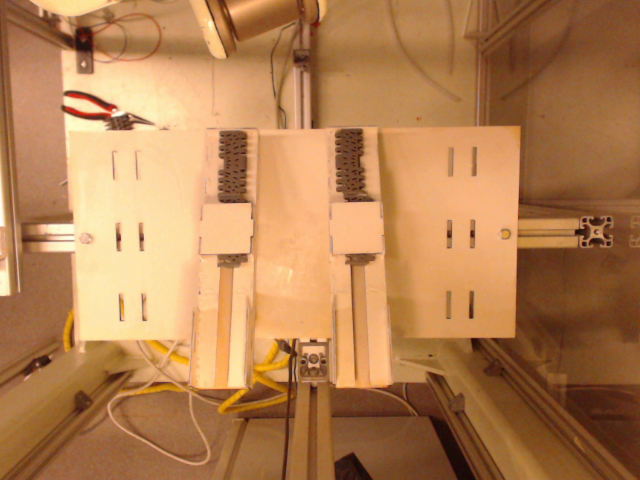
#> input picture code samples/moduleCamera/loadingDock.png, 640 x 480 px
$ python showSide.py   (older library calls are emulated)
#> lines starting #> are read from the running program, lines starting #| are printed output that depends on the picture; after the words box and inside, x2 and y2 are one past the last pixel; in counts of white or black regions, pixels touching at a corner belong together
import cv2
import numpy as np


dock = [[281, 357,
         214, 279],
        [271, 360,
        331, 400]]

thresh = 10

image = cv2.imread('loadingDock.png')
#> image is the input picture: shape (480, 640, 3); mean B, G, R 81.4, 127.7, 179.4
startPosition = cv2.imread('initial.png')
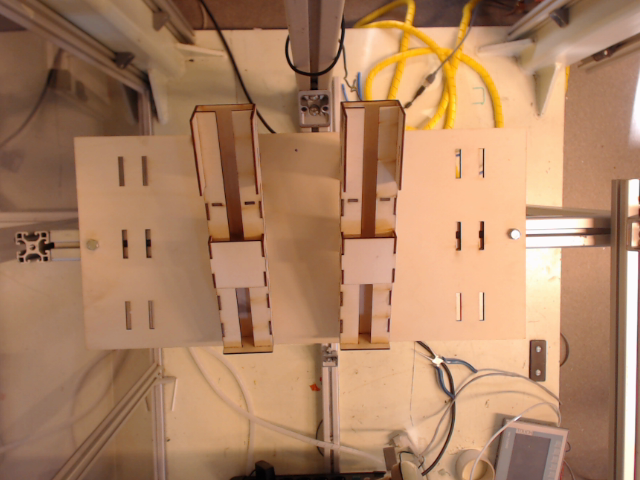
#> input picture code samples/moduleCamera/initial.png, 640 x 480 px
#> startPosition is the input picture: shape (480, 640, 3); mean B, G, R 99.6, 131.1, 173
cv2.imshow('sffr', image)

# End of Code

def toGreyscale(image):
    gray_image = cv2.cvtColor(image, cv2.COLOR_BGR2GRAY)
    return gray_image


crop_img = image[dock[1][0]:dock[1][1], dock[1][2]:dock[1][3]]
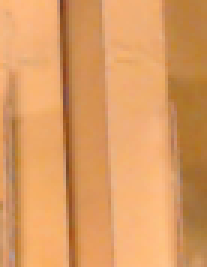
#> crop_img: shape (89, 69, 3) (shown 3 times larger); mean B, G, R 97.9, 155.9, 219.5
cv2.imshow('gray_image', crop_img)

grey_image=toGreyscale(crop_img)
#> in toGreyscale, `gray_image = cv2.cvtColor(image, cv2.COLOR_BGR2GRAY)`:
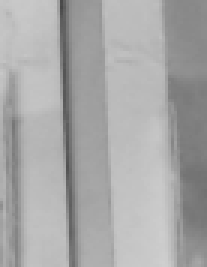
#> gray_image: shape (89, 69) (shown 3 times larger); min 72, max 207, mean 168.3

thresh = 120
black_image = cv2.threshold(grey_image, thresh, 255, cv2.THRESH_BINARY)[1]
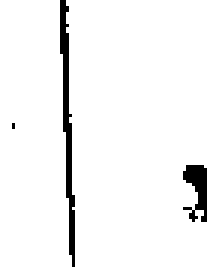
#> black_image: shape (89, 69) (shown 3 times larger); 95.4% white; 3 black regions (1 under 20 px), largest, box (x1, y1, x2, y2) and area: (20, 0, 25, 89) 188, (61, 55, 69, 74) 93
cv2.imshow('black iamge', black_image)


kernel = np.ones((5,5),np.uint8)
erode = cv2.dilate(black_image,kernel,iterations = 2)
#> erode: shape (89, 69); every value is 255
cv2.imshow('erode', erode)


ret,thresh = cv2.threshold(erode,127,255,0)
im2, contours, hierarchy = cv2.findContours(thresh, cv2.RETR_TREE, cv2.CHAIN_APPROX_SIMPLE, )
#> contours = [[[0, 0], [0, 88], [68, 88], [68, 0]]]

print(contours)
#| [array([[[ 0,  0]],
#|        [[ 0, 88]],
#|        [[68, 88]],
#|        [[68,  0]]], dtype=int32)]

backtorgb = cv2.cvtColor(erode,cv2.COLOR_GRAY2RGB)
#> backtorgb: shape (89, 69, 3); every value is 255

cnt = contours[0]
#> cnt = [[0, 0], [0, 88], [68, 88], [68, 0]]
M = cv2.moments(cnt)
#> M = moments, m00 5984, centre m10/m00, m01/m00 = (34, 44)
cv2.drawContours(backtorgb, contours, -1, (0,255,0), 3)
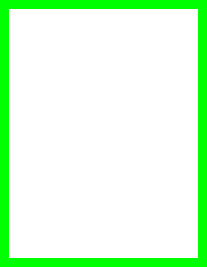
#> backtorgb: shape (89, 69, 3) (shown 3 times larger); mean B, G, R 217.1, 255, 217.1


# epsilon = 0.1*cv2.arcLength(cnt,True)
# approx = cv2.approxPolyDP(cnt,epsilon,True)
#
# cv2.drawContours(backtorgb,[approx],-1,(0,255,0),3)


print(M)
#> (printed output is left out)

cv2.imshow('final', backtorgb)


# [20 lines of commented-out code are left out]


cv2.waitKey(0)  # Waits forever for user to press any key
cv2.destroyAllWindows()  # Closes displayed windows
